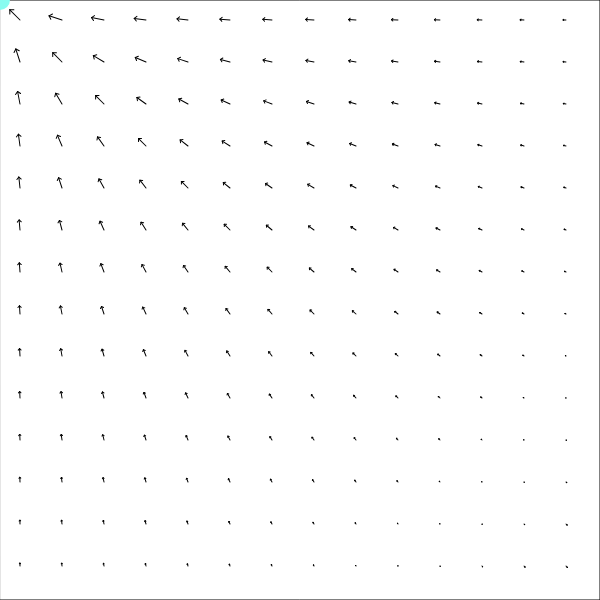
Frame 1 (no input)
Frame 60 (no input): identical to frame 1, image omitted
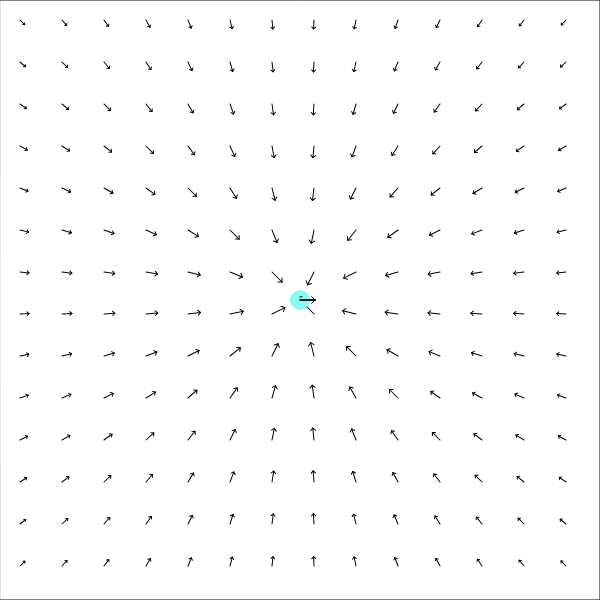
Frame 120 (the mouse pressed at the canvas centre since frame 60)

The p5.js sketch that drew these frames (run headless with seeded random() and noise() and a simulated clock; from frame 60 on, the mouse is pressed at the canvas centre):

// p5.js sketch
// ── sketch.js
let arrows;
let columns, space;
let hasAttractor;
let attractorNegative, attractedNegative;
let attractor, attracted;
let targetX, targetY;
let seeIsoLines;
let fieldOnMouse, forceOnMouse;
let unitVector;
let flyAway;


function setup() {
  createCanvas(600,600);
  columns = 14;
  space = 3 * columns;
  arrows = make2DArray(columns, columns);
  hasAttractor = true;
  flyAway = false;
  attractorNegative = true;
  attractedNegative = false;
  attracted = [];
  seeIsoLines = createCheckbox('Voir des lignes de niveau de distance', false);
  for (let i = 0; i < columns; i++) {
    for (let j = 0; j < columns; j++) {
      arrows[i][j] = new Arrow(20 + i * space, 20 + j * space);
    }
  }
}

function draw() {
  background(255);
  rect(0, 0, width, height);
  targetX = hasAttractor ? mouseX : attractor.pos.x;
  targetY = hasAttractor ? mouseY : attractor.pos.y;
  for (let i = 0; i < columns; i++) {
    for (let j = 0; j < columns; j++) {
      arrows[i][j].show(targetX, targetY);
    }
  }
  flyAway = attractorNegative == attractedNegative;
  for (let i = 0; i < attracted.length; i++) {
    attracted[i].show();
    attracted[i].moveTowards(attractor.pos.x, attractor.pos.y);
    if (attracted[i].showArrows) {
      attracted[i].force.show(attractor.pos.x, attractor.pos.y, attracted[i].pos.x, attracted[i].pos.y);
      attracted[i].force.pointingAway = flyAway;      
    }
    if (attracted[i].hasCollided) {
      attracted.splice(attracted[i], 1);
    }
  }
    
    if (!hasAttractor) {
      forceOnMouse.pointingAway = flyAway;
      if (attractedNegative)
        ballOnMouse('attracted', 'blue');
      else 
        ballOnMouse('attracted', 'red');    
    } else {
      if (attractorNegative)
        ballOnMouse('attractor', 'blue');
      else 
        ballOnMouse('attractor', 'red');
    }

  if (attractor) {
    attractor.show();
    unitVector.show(mouseX, mouseY);
    unitVector.len = 5;
    fieldOnMouse.pointingAway = !attractorNegative;  
    fieldOnMouse.show(attractor.pos.x, attractor.pos.y, mouseX, mouseY);
    forceOnMouse.show(attractor.pos.x, attractor.pos.y, mouseX, mouseY);
    if (seeIsoLines.checked()) {
      for (let i = 1; i < 4; i++) {
        push();
        noFill();
        circle(attractor.pos.x, attractor.pos.y, exp(i) * 30);
        pop();
      } 
    }
  }
}

function make2DArray(cols, rows) {
  let arr = new Array(cols);
  for (let i = 0; i < arr.length; i++) {
    arr[i] = new Array(rows);
  }
  return arr;
}

function mousePressed() {
  if (mouseX > 0 && mouseX < width && mouseY > 0 && mouseY < height) {
    if (hasAttractor) {
      hasAttractor = false;
      if (attractorNegative)
        attractor = new Ball('attractor', 'minus', mouseX, mouseY);
      else
        attractor = new Ball('attractor', 'plus', mouseX, mouseY);
      unitVector = new Arrow(mouseX, mouseY, false, true);
      fieldOnMouse = new Arrow(mouseX, mouseY);
      forceOnMouse = new Arrow(mouseX, mouseY, true);
    } else {
      if (attractedNegative)
        attracted.push(new Ball('attracted', 'minus', mouseX, mouseY));
      else
        attracted.push(new Ball('attracted', 'plus', mouseX, mouseY));
    }    
  }
}

function keyPressed() {
  if (keyCode === ENTER) {
    if (attractor) {
      attractor.charge = attractor.charge == 'plus' ? 'minus' : 'plus';
    }
    attractorNegative = !attractorNegative;
    for (let i = 0; i < columns; i++) {
      for (let j = 0; j < columns; j++) {
        arrows[i][j].pointingAway = !arrows[i][j].pointingAway;
      }
    }
  } else if (keyCode == 67) {
    attractedNegative = !attractedNegative;
    for (let a of attracted) {
      a.charge = a.charge == 'plus' ? 'minus' : 'plus';
    }
  }
  return false;
}

function ballOnMouse(type, colour) {
    push();
    noStroke();
    let size = type == 'attractor' ? 20 : 10;
    let cyanCol = color(136, 252, 240);
    let redCol = color(232, 85, 85);
    col = colour == 'blue' ? cyanCol : redCol;
    fill(col);
    circle(mouseX, mouseY, size);
    pop();
}
// ── arrow.js
class Arrow {
  constructor(x, y) {
    this.pos = createVector(x, y);
    this.angle = 0;
    this.len = 10;
    this.d;
    this.fromColor = color(0,0,255);
    this.toColor = color(255,0,0);
  }
  show(x, y) {
    push();
    if (this.pos.x > x)
      this.angle = PI + atan((y - this.pos.y)/(x - this.pos.x));
    else
      this.angle = atan((y - this.pos.y)/(x - this.pos.x));    

    this.d = dist(x, y, this.pos.x, this.pos.y);
    this.len = map(this.d, 0, 700, 15, 0);
    translate(this.pos.x, this.pos.y);
    rotate(this.angle);
    line(0, 0, this.len, 0);
    line(this.len, 0, this.len - this.len/5, this.len/5);
    line(this.len, 0, this.len - this.len/5, -this.len/5);
    pop();
  }
}
// ── ball.js
class Ball {
  constructor(type, charge, x, y) {
    this.type = type;
    this.charge = charge;
    this.pos = createVector(x, y);
    this.vel = createVector(0, 0);
    this.acc = createVector(1, 0);
    this.showArrows = true;
    this.hasCollided = false;
    this.size = type == 'attractor' ? 20 : 10;
    this.d;
    //this.field = new Arrow(this.pos.x, this.pos.y);
    this.force = new Arrow(this.pos.x, this.pos.y, true);
    // angling the acceleration vector towards the attractor
    this.angle = 0;
    if (this.type == 'attracted') {
      if (this.pos.x > attractor.pos.x)
        this.angle = PI + atan((attractor.pos.y - this.pos.y)/(attractor.pos.x - this.pos.x));
      else
        this.angle = atan((attractor.pos.y - this.pos.y)/(attractor.pos.x - this.pos.x)); 
      this.angle = flyAway ? this.angle + PI : this.angle; 
      this.acc.rotate(this.angle);
    }
  }
  show() {
    push();
    noStroke();
    if (this.charge == 'minus') 
      fill(136, 252, 240);
    else {
      fill(232, 85, 85);
    }
    circle(this.pos.x, this.pos.y, this.size);
    let signText = this.charge == 'plus' ? '+' : '-';
    fill(0);
    text(signText, this.pos.x - 1, this.pos.y);
    pop();
  }
  moveTowards(x, y) {
    // calculating distance between attractor and attracted
    let d = dist(x, y, this.pos.x, this.pos.y);  
    this.acc.normalize();
    // accelerating the attracted particle
    // until it hits the attractor
    if (d > 15) {
      this.acc.setMag(5/d);
      this.vel.add(this.acc);
      this.pos.add(this.vel);    
    } else {
      this.hasCollided = true;
    }
  }
}
// ── styles.css
html,
body {
  height: 100%;
}

input {
  margin-top: 10px;
}

body {
  margin: 0;
  display: flex;

  /* This centers our sketch horizontally. */
  justify-content: center;

  /* This centers our sketch vertically. */
  align-items: center;

  flex-direction: column;
}

canvas {
  margin-top: 10px;
}

p {
  margin: 0px;
}
